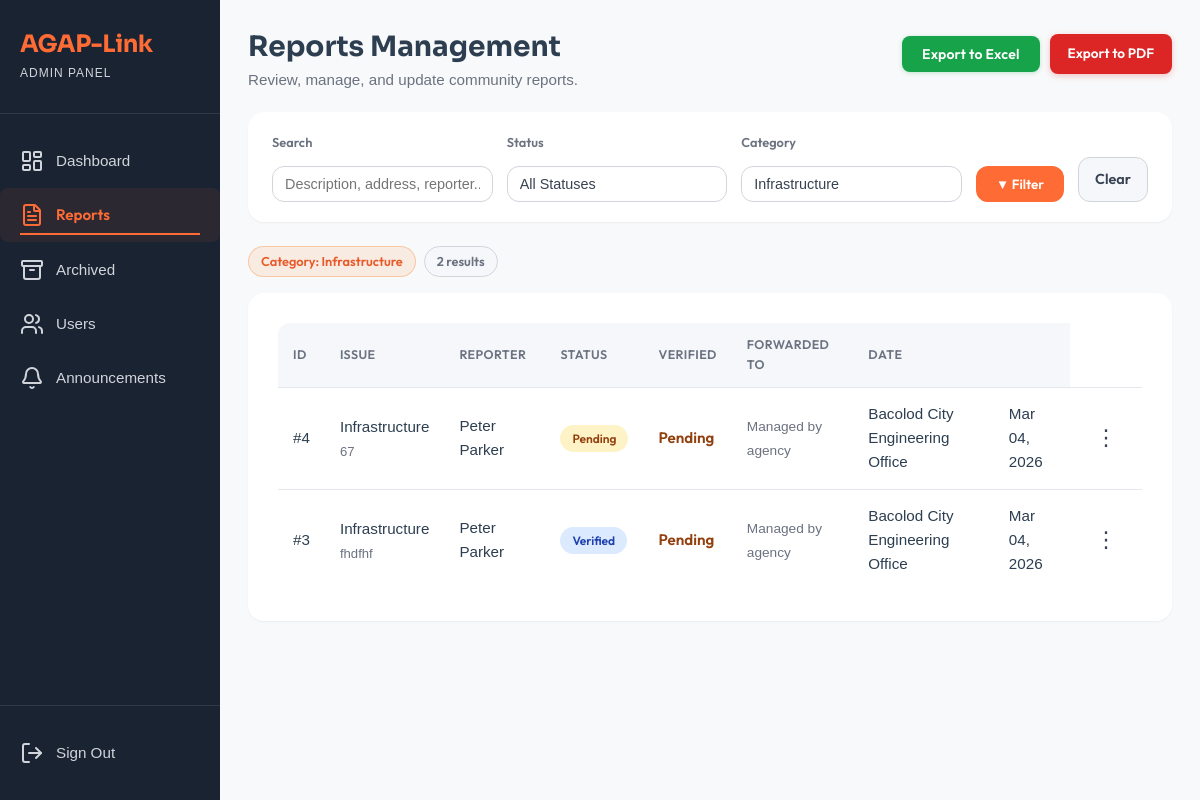
Page /view/admin_module/admin_report.php?category=1 (signed in) on the committed database.
### tables this page shows
CREATE TABLE `reports` (
  `report_id` int(11) NOT NULL,
  `user_id` int(11) NOT NULL,
  `category_id` int(11) NOT NULL,
  `assigned_agency_id` int(11) DEFAULT NULL,
  `description` text NOT NULL,
  `address` varchar(255) NOT NULL,
  `photo_path` varchar(255) DEFAULT NULL,
  `gps_lat` decimal(10,8) DEFAULT NULL,
  `gps_long` decimal(11,8) DEFAULT NULL,
  `status` enum('Pending','Verified','Forwarded','Ongoing','Resolved') DEFAULT 'Pending',
  `priority` enum('Low','Medium','Critical') DEFAULT 'Low',
  `created_at` timestamp NOT NULL DEFAULT current_timestamp(),
  `updated_at` timestamp NOT NULL DEFAULT current_timestamp() ON UPDATE current_timestamp(),
  `is_archived` tinyint(1) NOT NULL DEFAULT 0 COMMENT '0 = active, 1 = archived (soft-deleted)',
  `archived_at` datetime DEFAULT NULL,
  `is_verified` tinyint(1) NOT NULL DEFAULT 0,
  `agency_verified_at` datetime DEFAULT NULL
);

CREATE TABLE `categories` (
  `category_id` int(11) NOT NULL,
  `name` varchar(50) NOT NULL,
  `description` text DEFAULT NULL,
  `created_at` timestamp NOT NULL DEFAULT current_timestamp()
);

CREATE TABLE `agencies` (
  `agency_id` int(11) NOT NULL,
  `name` varchar(100) NOT NULL,
  `contact_number` varchar(20) DEFAULT NULL,
  `type` varchar(50) DEFAULT NULL,
  `category_id` int(11) DEFAULT NULL,
  `created_at` timestamp NOT NULL DEFAULT current_timestamp()
);

### model/Report.php (called while the page is built, shortened)
<?php
require_once dirname(__DIR__) . '/config/agaplinkdb.php';
class Report
{
    private $conn;
    public function __construct()
    {
        global $conn;
        $this->conn = $conn;
    }
    public function getAllCategories()
    {
        $sql = "SELECT category_id, name FROM categories WHERE name != 'Other' ORDER BY name ASC";
        $q = $this->conn->query($sql);
        return $q->fetchAll(PDO::FETCH_ASSOC);
    }
    public function getFilteredReports($filterStatus = '', $filterCategory = '', $filterSearch = '')
    {
        $sql = "SELECT r.*, c.name AS category_name, a.name AS agency_name,
                       CONCAT(u.first_name, ' ', IFNULL(CONCAT(u.middle_initial, '. '), ''), u.last_name) AS full_name,
                       u.phone_number AS reporter_phone
                FROM reports r
                LEFT JOIN categories c ON r.category_id = c.category_id
                LEFT JOIN agencies   a ON r.assigned_agency_id = a.agency_id
                LEFT JOIN users      u ON r.user_id = u.user_id
                WHERE (r.is_archived = 0 OR r.is_archived IS NULL)";
        $params = [];
        if ($filterCategory !== '') {
            $sql .= " AND r.category_id = ?";
            $params[] = $filterCategory;
        }
        $sql .= " ORDER BY r.created_at DESC";
        $stmt = $this->conn->prepare($sql);
        $stmt->execute($params);
        return $stmt->fetchAll(PDO::FETCH_ASSOC);
    }
}

### view/admin_module/admin_report.php (the view, shortened to what this page needs)
<?php
require_once dirname(__DIR__, 2) . "/config/agaplinkdb.php";
require_once MODEL_PATH . 'Report.php';
$filterStatus   = $_GET['status']   ?? '';
$filterCategory = $_GET['category'] ?? '';
$filterSearch   = trim($_GET['search'] ?? '');
$reportModel = new Report();
$allReports  = $reportModel->getFilteredReports($filterStatus, $filterCategory, $filterSearch);
$hasReports  = !empty($allReports);
$categories  = $reportModel->getAllCategories();
?>
<!DOCTYPE html>
<html lang="en">
<head>
    <link rel="stylesheet" href="<?= ASSET_URL ?>/css/admin_module/admin_module.css">
    <link rel="stylesheet" href="<?= ASSET_URL ?>/css/admin_module/admin_reports.css">
</head>
<body data-base-url="<?= BASE_URL ?>">
    <div class="dashboard-container">
        <?php require_once __DIR__ . '/../partials/admin_sidebar.php'; ?>
        <main class="main-content page-transition">
            <div class="reports-header">
                <div>
                    <h1>Reports Management</h1>
                    <p>Review, manage, and update community reports.</p>
                </div>
                <div class="reports-header-actions">
                    <button type="button" id="exportReportsBtn" class="btn-export">
                        Export to Excel
                    </button>
                    <a href="<?= BASE_URL ?>/view/admin_module/export_reports_pdf.php?status=<?= urlencode($filterStatus) ?>&category=<?= urlencode($filterCategory) ?>&search=<?= urlencode($filterSearch) ?>"
                        class="btn-export-pdf"
                        target="_blank">
                        Export to PDF
                    </a>
                </div>
            </div>
            <form method="GET" action="">
                <div class="filter-bar">
                    <div class="form-group">
                        <label for="search">Search</label>
                        <input type="text" id="search" name="search"
                            placeholder="Description, address, reporter..."
                            value="<?= htmlspecialchars($filterSearch) ?>">
                    </div>
                    <div class="form-group">
                        <label for="status">Status</label>
                        <select name="status" id="status">
                            <option value="">All Statuses</option>
                        </select>
                    </div>
                    <div class="form-group">
                        <label for="category">Category</label>
                        <select name="category" id="category">
                            <?php foreach ($categories as $cat): ?>
                                <option value="<?= $cat['category_id'] ?>"
                                    <?= $filterCategory == $cat['category_id'] ? 'selected' : '' ?>>
                                    <?= htmlspecialchars($cat['name']) ?>
                                </option>
                            <?php endforeach; ?>
                        </select>
                    </div>
                    <button type="submit" class="btn-filter-apply">&#x25BC; Filter</button>
                    <a href="<?= BASE_URL ?>/view/admin_module/admin_report.php" class="btn-clear">Clear</a>
                </div>
            </form>
            <?php if ($filterStatus || $filterCategory || $filterSearch): ?>
                <div class="active-filters">
                    <?php if ($filterCategory): ?>
                        <?php $catName = array_column($categories, 'name', 'category_id')[$filterCategory] ?? $filterCategory; ?>
                        <span class="filter-tag">Category: <?= htmlspecialchars($catName) ?></span>
                    <?php endif; ?>
                    <span class="filter-tag" style="background:var(--color-gray-100); color:var(--color-gray-600); border-color:var(--color-gray-300);">
                        <?= count($allReports) ?> result<?= count($allReports) !== 1 ? 's' : '' ?>
                    </span>
                </div>
            <?php endif; ?>
            <section class="reports-section">
                <?php if (!$hasReports): ?>
                    <div class="empty-state">
                        <div class="empty-icon">📋</div>
                        <p class="empty-message">No reports found<?= ($filterStatus || $filterCategory || $filterSearch) ? ' matching your filters.' : ' yet.' ?></p>
                    </div>
                <?php else: ?>
                    <div class="table-wrapper">
                        <table class="reports-table" id="reportsTable">
                            <thead>
                                <tr>
                                    <th>ID</th>
                                    <th>Issue</th>
                                    <th>Reporter</th>
                                    <th>Status</th>
                                    <th>Verified</th>
                                    <th>Forwarded To</th>
                                    <th>Date</th>
                                    <th></th>
                                </tr>
                            </thead>
                            <tbody>
                                <?php foreach ($allReports as $report): ?>
                                    <tr
                                        data-report-id="<?= htmlspecialchars($report['report_id']) ?>"
                                        data-category="<?= htmlspecialchars($report['category_name'] ?? 'General') ?>"
                                        data-description="<?= htmlspecialchars($report['description'] ?? '') ?>"
                                        data-reporter="<?= htmlspecialchars($report['full_name'] ?? 'N/A') ?>"
                                        data-phone="<?= htmlspecialchars($report['reporter_phone'] ?? '') ?>"
                                        data-status="<?= htmlspecialchars($report['status']) ?>"
                                        data-verified="<?= !empty($report['is_verified']) ? 'Verified' : 'Pending' ?>"
                                        data-agency="<?= htmlspecialchars($report['agency_name'] ?? '—') ?>"
                                        data-date="<?= date('M d, Y', strtotime($report['created_at'])) ?>">
                                        <td>#<?= htmlspecialchars($report['report_id']) ?></td>
                                        <td>
                                            <?= htmlspecialchars($report['category_name'] ?? 'General') ?>
                                            <span class="report-cell-sub">
                                                <?= htmlspecialchars(mb_strimwidth($report['description'] ?? '', 0, 70, '…')) ?>
                                            </span>
                                        </td>
                                        <td><?= htmlspecialchars($report['full_name'] ?? 'N/A') ?></td>
                                        <td>
                                            <?php
                                            $status = strtolower($report['status']);
                                            $statusClass = match ($status) {
                                                'pending'   => 'status-pending',
                                                'ongoing'   => 'status-ongoing',
                                                'verified'  => 'status-verified',
                                                'forwarded' => 'status-forwarded',
                                                'resolved'  => 'status-resolved',
                                                default     => 'status-pending'
                                            };
                                            ?>
                                            <span class="<?= $statusClass ?>"><?= ucfirst($status) ?></span>
                                        </td>
                                        <td>
                                            <?php if (!empty($report['is_verified'])): ?>
                                                <span style="color: #059669; font-weight: 600;">✓ Verified</span>
                                            <?php else: ?>
                                                <span style="color: #92400e; font-weight: 600;">Pending</span>
                                            <?php endif; ?>
                                        </td>
                                        <td>
                                            <span style="color: #6b7280; font-size:0.9em;">Managed by agency</span>
                                        </td>
                                        <td><?= htmlspecialchars($report['agency_name'] ?? '—') ?></td>
                                        <td><?= date('M d, Y', strtotime($report['created_at'])) ?></td>
                                        <td class="action-cell">
                                            <div class="meatballs-container">
                                                <button type="button" class="meatballs-btn">⋮</button>
                                            </div>
                                        </td>
                                    </tr>
                                <?php endforeach; ?>
                            </tbody>
                        </table>
                    </div>
                <?php endif; ?>
            </section>
        </main>
    </div>
</body>
</html>

### assets/css/admin_module/admin_reports.css (style rules this page uses)
.reports-header { display: flex; justify-content: space-between; align-items: flex-start; flex-wrap: wrap; gap: 12px; margin-bottom: 20px; }
.reports-header-actions { display: flex; align-items: center; gap: 10px; padding-top: 4px; }
.btn-export { display: inline-flex; align-items: center; gap: 7px; padding: 9px 20px; background-color: #16a34a; color: #ffffff; border: none; border-radius: 8px; font-size: 14px; font-weight: 600; cursor: pointer; white-space: nowrap; transition: background-color 0.18s ease, box-shadow 0.18s ease, transform 0.1s ease; box-shadow: 0 1px 4px rgba(22, 163, 74, 0.25); letter-spacing: 0.01em; }
.btn-export-pdf { display: inline-flex; align-items: center; gap: 7px; padding: 9px 18px; background: #dc2626; color: #fff; border: none; border-radius: 8px; font-size: 0.85rem; font-weight: 600; cursor: pointer; text-decoration: none; transition: background 0.18s ease, transform 0.12s ease, box-shadow 0.18s ease; box-shadow: 0 2px 6px rgba(220, 38, 38, 0.25); white-space: nowrap; }
.action-cell { position: relative; }
.meatballs-container { position: relative; display: inline-block; }
.meatballs-btn { background: none; border: none; cursor: pointer; font-size: 22px; padding: 4px 10px; border-radius: 6px; color: #374151; line-height: 1; }

### assets/css/user_module/user_module.css (style rules this page uses)
html, body { width: 100%; overflow-x: hidden; }
* { margin: 0; padding: 0; box-sizing: border-box; }
body { font-family: var(--font-primary); background-color: var(--color-light); color: var(--color-gray-800); line-height: 1.6; }
.dashboard-container { display: flex; min-height: 100vh; }
.main-content { flex: 1; padding: 30px; min-height: 100vh; }
.status-pending { background-color: #fef3c7; color: #92400e; }
.status-verified { background-color: #dbeafe; color: #1e40af; }
.reports-header { display: flex; justify-content: space-between; align-items: center; margin-bottom: 30px; flex-wrap: wrap; gap: 20px; }
.form-group { display: flex; flex-direction: column; gap: 8px; }
@media (min-width: 769px) and (max-width: 1279px) { .main-content { margin-left: 220px; padding: 35px 30px; } }
.page-transition { opacity: 0; transform: translateY(10px); animation: pageFadeIn 1s ease forwards; }

### assets/css/landing_page/style.css (style rules this page uses)
:root { --color-primary: #ff6b35; --color-primary-dark: #e85a2a; --color-primary-light: #ff8555; --color-secondary: #2c3e50; --color-dark: #1a2332; --color-darker: #0f1923; --color-light: #f8f9fa; --color-white: #ffffff; --color-gray-100: #f5f7fa; --color-gray-200: #e4e7eb; --color-gray-300: #d1d5db; --color-gray-600: #6b7280; --color-gray-800: #374151; --color-success: #10b981; --color-warning: #f59e0b; --font-primary: "Outfit", sans-serif; --font-display: "Sora", sans-serif; --spacing-xs: 0.5rem; --spacing-sm: 1rem; --spacing-md: 1.5rem; --spacing-lg: 2rem; --spacing-xl: 3rem; --spacing-2xl: 4rem; --spacing-3xl: 6rem; --radius-sm: 0.5rem; --radius-md: 0.75rem; --radius-lg: 1rem; --radius-xl: 1.5rem; --shadow-sm: 0 1px 2px 0 rgba(0, 0, 0, 0.05); --shadow-md: 0 4px 6px -1px rgba(0, 0, 0, 0.1); --shadow-lg: 0 10px 15px -3px rgba(0, 0, 0, 0.1); --shadow-xl: 0 20px 25px -5px rgba(0, 0, 0, 0.1); --transition-fast: 150ms ease; --transition-base: 250ms ease; --transition-slow: 350ms ease; }
* { margin: 0; padding: 0; box-sizing: border-box; }
html { scroll-behavior: smooth; }
body { font-family: var(--font-primary); font-size: 16px; line-height: 1.6; color: var(--color-gray-800); background-color: var(--color-white); -webkit-font-smoothing: antialiased; -moz-osx-font-smoothing: grayscale; }
h1, h2, h3, h4, h5, h6 { font-family: var(--font-display); font-weight: 700; line-height: 1.2; color: var(--color-dark); }

### rows in the picture
reports: report_id "4", category.name "Infrastructure", description "67", full_name "Peter Parker", status "Pending", is_verified "Pending", assigned_agency.name "Bacolod City Engineering Office", created_at "Mar 04, 2026"
reports: report_id "3", category.name "Infrastructure", description "fhdfhf", full_name "Peter Parker", status "Verified", is_verified "Pending", assigned_agency.name "Bacolod City Engineering Office", created_at "Mar 04, 2026"

### other values in the picture
$catName "Infrastructure"
count($allReports) "2"
form field category "Infrastructure"
